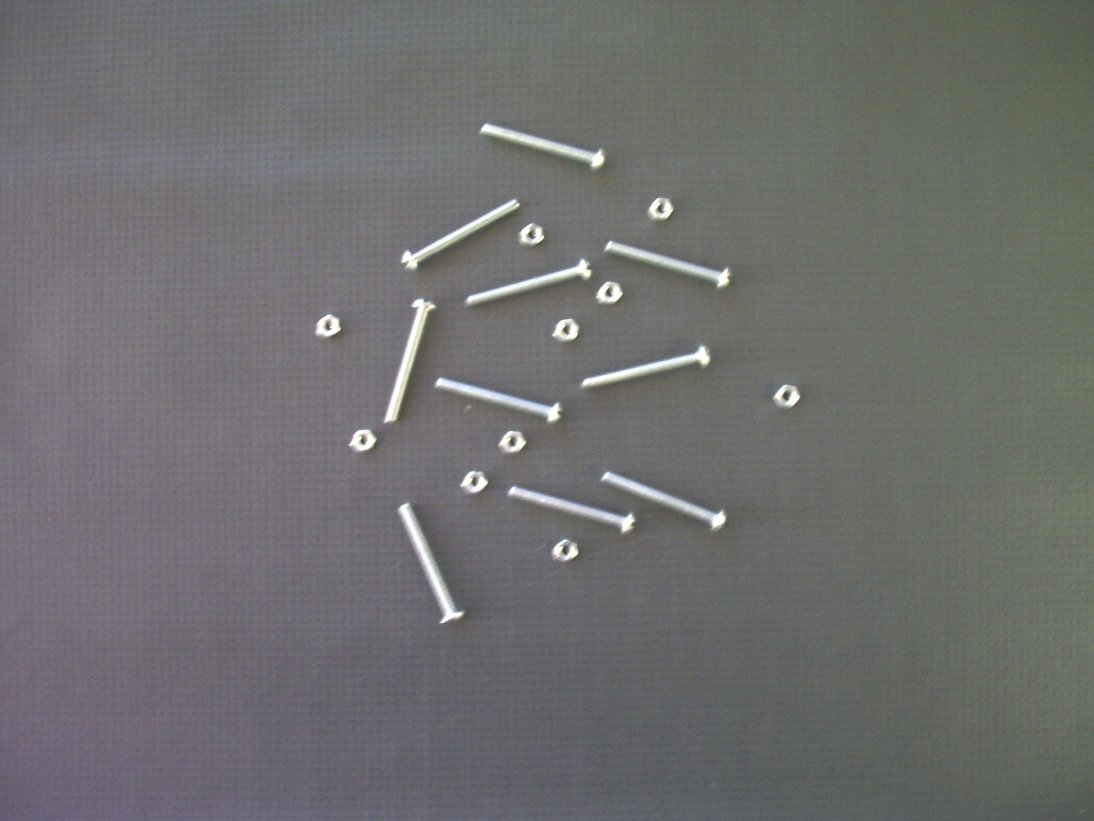
#> input picture projetos/ai-agent-hub/data/images/img01.jpg, 1094 x 821 px, given in place of images, which was not available
$ jupyter execute vision_pipeline_heuristic.ipynb   (text cells are left out)
#> lines starting #> are read from the running program, lines starting #| are printed output that depends on the picture; after the words box and inside, x2 and y2 are one past the last pixel; in counts of white or black regions, pixels touching at a corner belong together; long printed decimals are rounded; pictures that were not available may be replaced by others from this repository, and a replacement may not be noted
[cell 1]
import os, json, math, uuid, time
from datetime import datetime
import numpy as np
import cv2
import matplotlib.pyplot as plt

# Configurações básicas
os.makedirs("data/images", exist_ok=True)
os.makedirs("data/logs", exist_ok=True)
os.makedirs("data/models", exist_ok=True)

def show_image_bgr(img_bgr, title="Imagem (BGR→RGB)"):
    """Exibe imagem BGR (OpenCV) convertendo para RGB no matplotlib."""
    img_rgb = cv2.cvtColor(img_bgr, cv2.COLOR_BGR2RGB)
    plt.figure(figsize=(6,6))
    plt.title(title)
    plt.axis("off")
    plt.imshow(img_rgb)
    plt.show()

def save_log(payload: dict, prefix: str="run"):
    """Salva dicionário de resultados em JSON com timestamp."""
    ts = datetime.utcnow().strftime("%Y%m%dT%H%M%SZ")
    rid = str(uuid.uuid4())[:8]
    path = f"data/logs/{prefix}_{ts}_{rid}.json"
    with open(path, "w", encoding="utf-8") as f:
        json.dump(payload, f, ensure_ascii=False, indent=2)
    return path

[cell 2]
from pathlib import Path
import urllib.request
import cv2

# ✅ Link da imagem real de porcas e parafusos
sample_url = "https://encrypted-tbn0.gstatic.com/images?q=tbn:ANd9GcSjLmAti4Lxli_wLYukUlwGsE3Zwkr4TKe3nQ&s"

# Caminho local para salvar a imagem
image_path = "data/images/sample_bolts_nuts.jpg"

# Cria pasta se necessário
Path("data/images").mkdir(parents=True, exist_ok=True)

try:
    # Faz o download e salva localmente
    urllib.request.urlretrieve(sample_url, image_path)
    img_bgr = cv2.imread(image_path)
#> img_bgr is the input picture: shape (821, 1094, 3); mean B, G, R 110.3, 110.3, 110.3

    if img_bgr is None:
        raise RuntimeError("⚠️ A imagem foi baixada, mas não pôde ser lida pelo OpenCV.")

    # Exibe imagem carregada
    show_image_bgr(img_bgr, title="Imagem carregada: porcas e parafusos (teste real)")
    print(f"📁 Imagem salva em: {image_path}")
    print(f"📏 Dimensões: {img_bgr.shape}")
#| 📏 Dimensões: (821, 1094, 3)
except Exception as e:
    print("❌ Erro ao carregar a imagem:", e)
    print("💡 Dica: tente fazer upload manual definindo USE_UPLOAD=True.")

[cell 3]
def vision_agent_count(img_bgr):
    img_gray = cv2.cvtColor(img_bgr, cv2.COLOR_BGR2GRAY)
    # equalização leve para destacar contrastes
    img_eq = cv2.equalizeHist(img_gray)
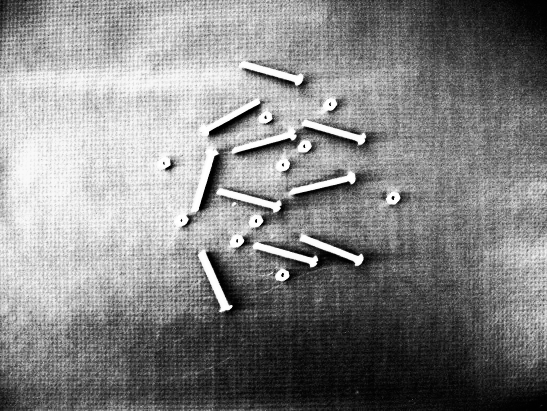
#> img_eq: shape (821, 1094) (shown at 1/2 size); min 0, max 255, mean 132
    # Suaviza reflexos e ruídos finos
    img_blur = cv2.GaussianBlur(img_gray, (5, 5), 0)

    # Equaliza contraste global (melhora bordas metálicas)
    img_eq = cv2.equalizeHist(img_blur)

    # binarização (Otsu)
    _, th = cv2.threshold(img_eq, 0, 255, cv2.THRESH_BINARY + cv2.THRESH_OTSU)
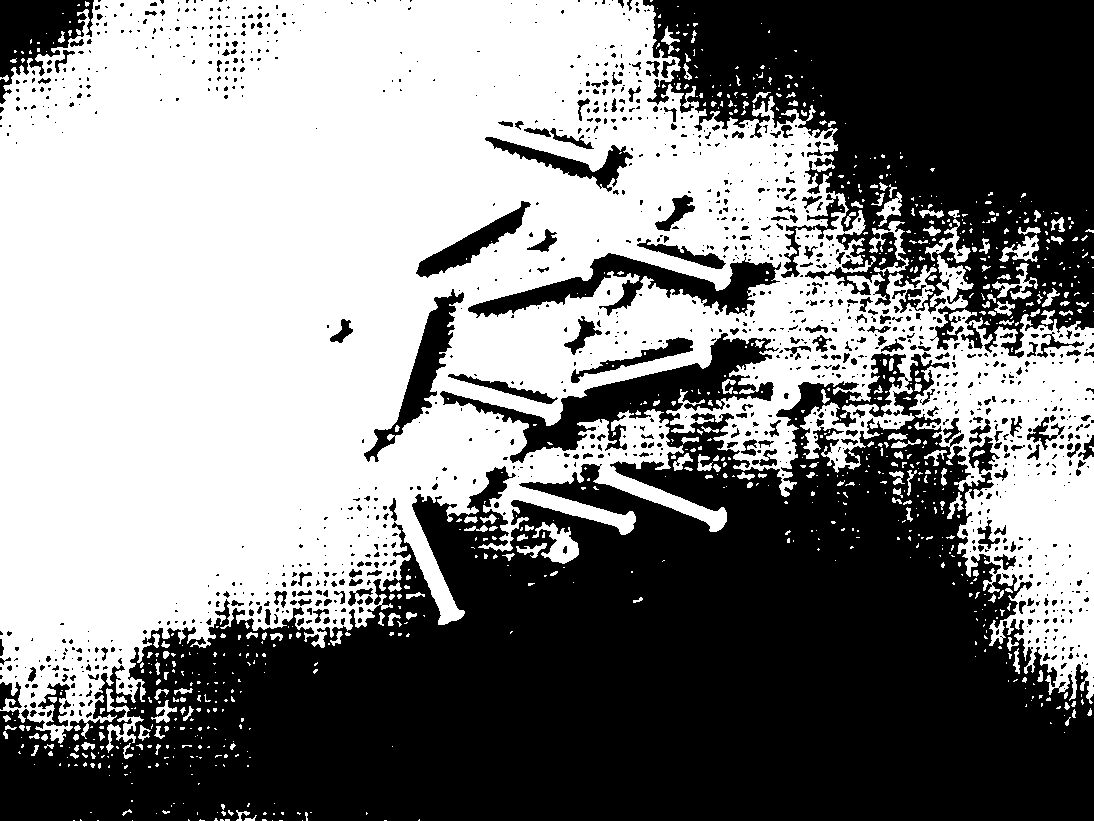
#> th: shape (821, 1094); 52.1% white; 1259 black regions (986 under 20 px), largest, box (x1, y1, x2, y2) and area: (0, 333, 1094, 821) 291894, (643, 0, 1094, 358) 93076, (468, 253, 781, 318) 6812

    # Normaliza "fundo claro" vs "fundo escuro": garante objetos como 255 (branco)
    # Decide automaticamente invertendo se necessário (mais branco que preto?)
    if np.mean(th) > 127:
        th = cv2.bitwise_not(th)

    # Remoção de ruído (morfologia)
    kernel = np.ones((3,3), np.uint8)
    th_clean = cv2.morphologyEx(th, cv2.MORPH_OPEN, kernel, iterations=1)
#> th_clean: shape (821, 1094); 46.5% white; 737 white regions (394 under 20 px), largest, box (x1, y1, x2, y2) and area: (0, 354, 1094, 821) 273780, (643, 0, 1094, 350) 88096, (441, 333, 772, 462) 9486
    th_clean = cv2.morphologyEx(th_clean, cv2.MORPH_CLOSE, kernel, iterations=1)
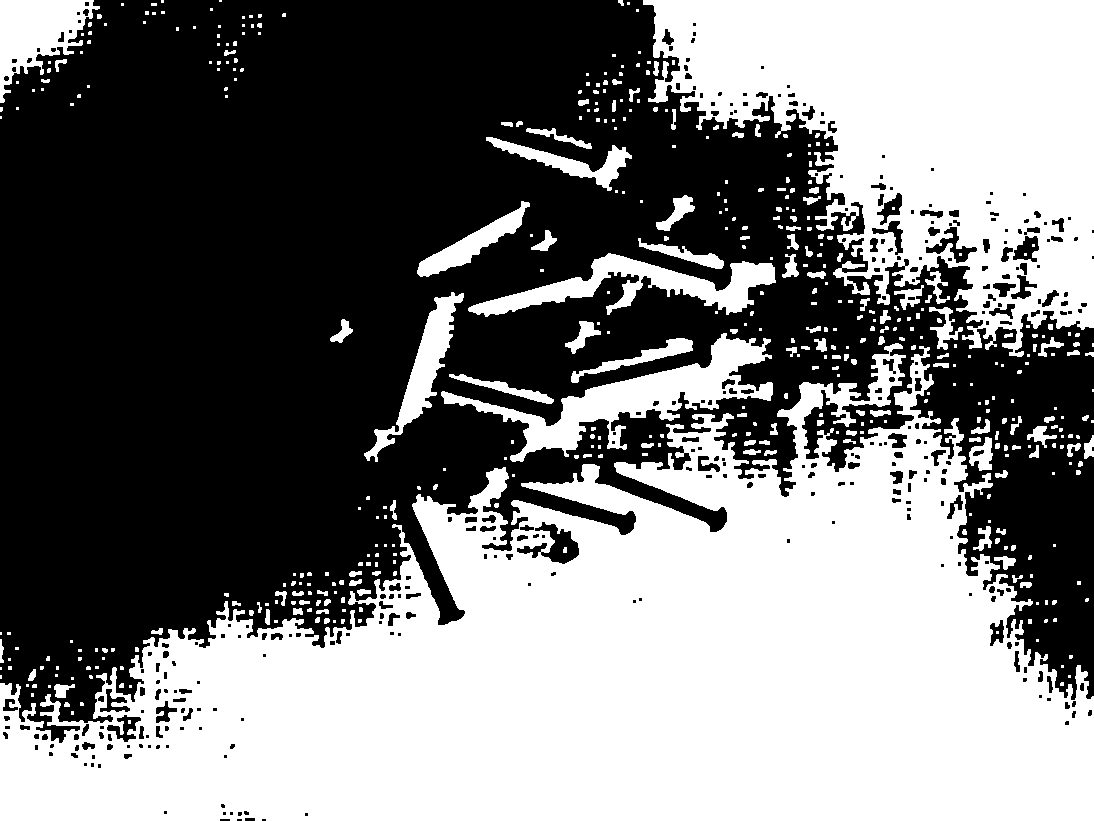
#> th_clean: shape (821, 1094); 47.4% white; 467 white regions (295 under 20 px)

    # Contornos
    contours, _ = cv2.findContours(th_clean, cv2.RETR_EXTERNAL, cv2.CHAIN_APPROX_SIMPLE)
#> contours = 460 contours, 356 with area under 20; largest, box (x1, y1, x2, y2) and area: (0, 343, 1094, 821) 287970, (643, 0, 1094, 357) 96858, (441, 333, 773, 462) 10406, (468, 253, 776, 317) 6266, (0, 0, 100, 103) 5160

    cnt_porcas = 0
    cnt_parafusos = 0
    areas = []
    annotated = img_bgr.copy()

    for c in contours:
        area = cv2.contourArea(c)
        if area < 80:  # filtra ruído muito pequeno
            continue
        areas.append(area)
        x,y,w,h = cv2.boundingRect(c)

        # Métricas geométricas simples
        aspect = w / (h + 1e-6)
        peri = cv2.arcLength(c, True)
        approx = cv2.approxPolyDP(c, 0.02 * peri, True)
        hull = cv2.convexHull(c)
        hull_area = cv2.contourArea(hull) + 1e-6
        solidity = area / hull_area

        # Circularidade: 4πA / P^2 (próximo de 1 = círculo)
        circularity = (4 * math.pi * area) / (peri*peri + 1e-6)

        # Heurística:
        # - "porca" ~ formato mais circular/convexo (ou anel).
        # - "parafuso" ~ formato mais alongado (aspect ratio distante de 1) e menos circular.
        is_circularish = circularity > 0.6 and 0.6 < solidity <= 1.0
        is_elongated   = (aspect > 1.6 or aspect < 0.62) and circularity < 0.55

        label = None
        if is_circularish and not is_elongated:
            label = "porca"
            cnt_porcas += 1
            color = (0, 200, 0)
        elif is_elongated:
            label = "parafuso"
            cnt_parafusos += 1
            color = (200, 0, 0)
        else:
            # se não classificar claramente, escolha a categoria "mais próxima"
            label = "porca" if circularity >= 0.55 else "parafuso"
            if label == "porca":
                cnt_porcas += 1
                color = (0, 200, 0)
            else:
                cnt_parafusos += 1
                color = (200, 0, 0)

        cv2.rectangle(annotated, (x,y), (x+w, y+h), color, 2)
        cv2.putText(annotated, label, (x, max(10, y-5)),
                    cv2.FONT_HERSHEY_SIMPLEX, 0.5, color, 1, cv2.LINE_AA)
#> this loop made 460 passes
#> (area, x, y, w, h, aspect, peri, hull_area) on passes 7, 101, 115, 159, 162, 177, 186, 212: (146.5, 54, 684, 21, 14, 1.5, 65.56, 207.5), (125.5, 994, 556, 22, 14, 1.57, 63.56, 187), (173, 973, 526, 19, 25, 0.76, 104.3, 336.5), (468, 969, 437, 24, 34, 0.706, 119.9, 601.5), (127, 1084, 435, 10, 24, 0.417, 64.97, 168), (215, 1027, 426, 30, 22, 1.36, 109.1, 404), (102, 971, 419, 19, 15, 1.27, 63.8, 167), (634.5, 449, 374, 105, 30, 3.5, 240.3, 883)
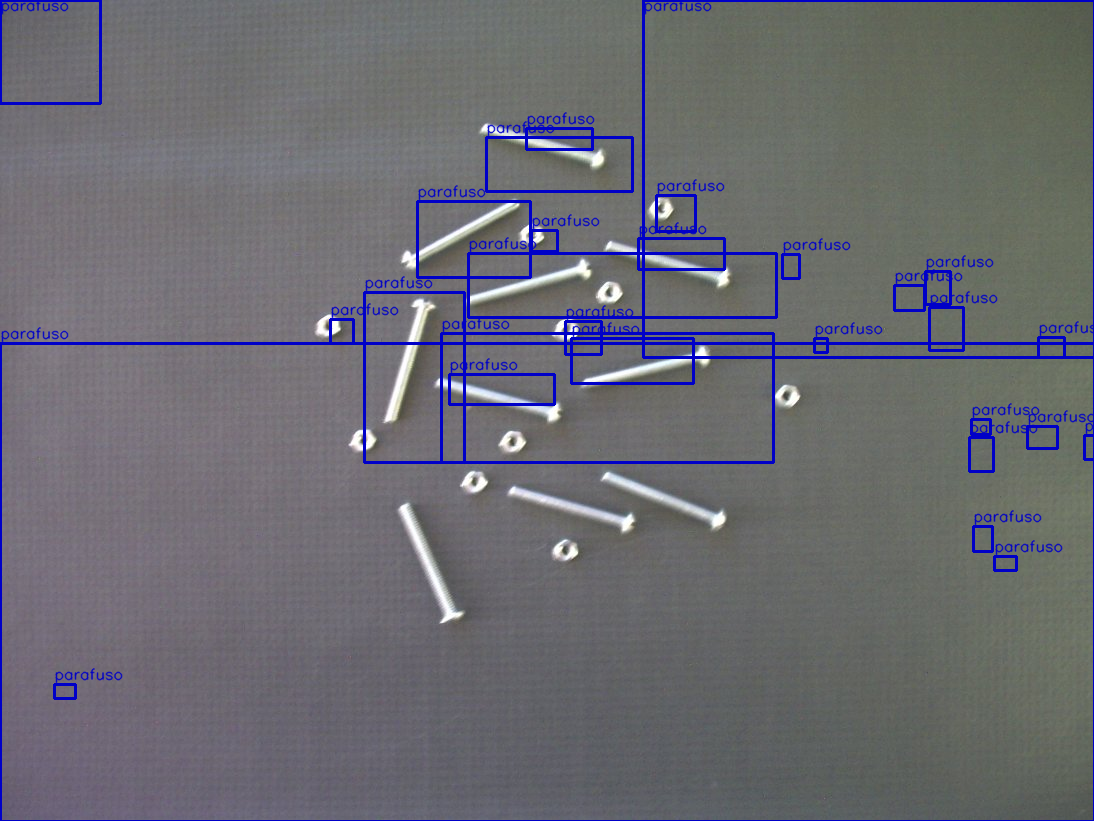
#> annotated: shape (821, 1094, 3); 4.26% of pixels changed, all inside (x1, y1, x2, y2) = (0, 0, 1094, 821)
#> after the loop, areas = 29 values, max 287970 at index 8, min 90.5 at index 9, mean 14504.9; cnt_parafusos = 29; cnt_porcas = 0

    total = cnt_porcas + cnt_parafusos
#> total = 29
    quality = "boa" if total > 0 else "indefinida"
#> quality = 'boa'

    result = {
        "objetos": {"porca": int(cnt_porcas), "parafuso": int(cnt_parafusos)},
        "total": int(total),
        "qualidade": quality,
        "metrica": {
            "n_contornos": int(len(contours)),
            "area_media": float(np.mean(areas)) if areas else 0.0,
        }
    }

    return result, th_clean, annotated

vision_result, th_img, annotated = vision_agent_count(img_bgr)
#> vision_result = 4 items

# Visualização rápida
plt.figure(figsize=(12,5))
plt.subplot(1,2,1); plt.title("Máscara binária"); plt.axis("off"); plt.imshow(th_img, cmap="gray")
plt.subplot(1,2,2); plt.title("Anotação (heurística)"); plt.axis("off")
plt.imshow(cv2.cvtColor(annotated, cv2.COLOR_BGR2RGB))
plt.show()
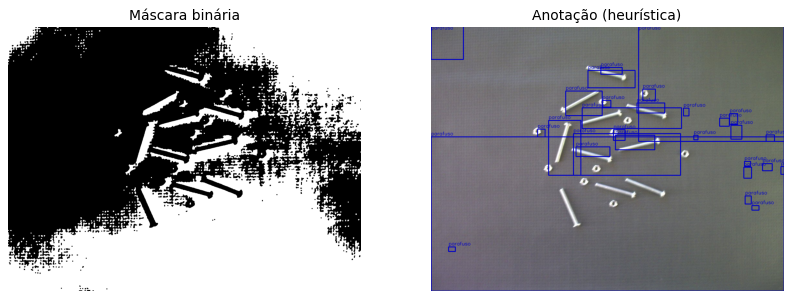
#> figure drawn by matplotlib, 2 panels

print("Resultado (visão):", json.dumps(vision_result, ensure_ascii=False, indent=2))
#| Resultado (visão): {
#|   "objetos": {
#|     "porca": 0,
#|     "parafuso": 29
#|   },
#|   "total": 29,
#> (further printed lines are left out)

[cell 4]
def nlp_agent_describe(vision_dict: dict, idioma: str = "pt"):
#> called with idioma = 'pt'
    objs = vision_dict.get("objetos", {})
#> objs = {'porca': 0, 'parafuso': 29}
    n_porcas = int(objs.get("porca", 0))
#> n_porcas = 0
    n_parafusos = int(objs.get("parafuso", 0))
#> n_parafusos = 29
    total = int(vision_dict.get("total", n_porcas + n_parafusos))
#> total = 29
    qualidade = vision_dict.get("qualidade", "indefinida")
#> qualidade = 'boa'

    if idioma == "pt":
        base = f"A imagem contém {n_parafusos} parafuso(s) e {n_porcas} porca(s), totalizando {total} item(ns)."
        if qualidade == "boa" and total > 0:
            concl = "O lote aparenta estar consistente visualmente."
        elif total == 0:
            concl = "Não foram detectados itens com confiança suficiente."
        else:
            concl = "A avaliação automática indica necessidade de revisão."
        return f"{base} {concl}"
    else:
        base = f"The image contains {n_parafusos} screw(s) and {n_porcas} nut(s), totaling {total} item(s)."
        if qualidade == "boa" and total > 0:
            concl = "The batch appears visually consistent."
        elif total == 0:
            concl = "No items were detected with sufficient confidence."
        else:
            concl = "Automated assessment suggests a review is needed."
        return f"{base} {concl}"

report_text = nlp_agent_describe(vision_result, idioma="pt")
print("Descrição (NLP):", report_text)
#| Descrição (NLP): A imagem contém 29 parafuso(s) e 0 porca(s), totalizando 29 item(ns). O lote aparenta estar consistente visualmente.

[cell 5]
def decision_agent(vision_dict: dict, report_text: str):
    total = int(vision_dict.get("total", 0))
#> total = 29
    qualidade = vision_dict.get("qualidade", "indefinida")
#> qualidade = 'boa'

    if total == 0:
        decision = "Rejeitar"
        reason = "Nenhum item detectado."
    elif qualidade == "boa":
        decision = "Aprovar"
        reason = "Detecção consistente e contagens válidas."
    else:
        decision = "Revisar"
        reason = "Resultado ambíguo segundo as métricas."

    return {
        "decision": decision,
        "reason": reason,
        "summary": report_text
    }

final_decision = decision_agent(vision_result, report_text)
#> final_decision = 3 items

full_report = {
    "input_image": image_path,
    "vision_result": vision_result,
    "nlp_report": report_text,
    "decision": final_decision,
    "timestamp_utc": datetime.utcnow().isoformat() + "Z",
    "runtime_s": round(time.process_time(), 4),
    "version": "mvp-0.1"
}

log_path = save_log(full_report, prefix="ai_agent_hub")
print(json.dumps(full_report, ensure_ascii=False, indent=2))
#> (printed output is left out)
print(f"\n📁 Log salvo em: {log_path}")
#| 📁 Log salvo em: data/logs/ai_agent_hub_20261120T133200Z_d8fe4a59.json

[cell 6]
def run_pipeline(img_bgr, image_path_hint="(buffer)"):
#> called with image_path_hint = 'data/images/sample_bolts_nuts.jpg'
    vis, th_img, annotated = vision_agent_count(img_bgr)
#> the loop in vision_agent_count (call 2), `for c in contours:` made 460 passes
    plt.figure(figsize=(12,5))
    plt.subplot(1,2,1); plt.title("Máscara binária"); plt.axis("off"); plt.imshow(th_img, cmap="gray")
    plt.subplot(1,2,2); plt.title("Anotação (heurística)"); plt.axis("off")
    plt.imshow(cv2.cvtColor(annotated, cv2.COLOR_BGR2RGB))
    plt.show()

    text = nlp_agent_describe(vis, idioma="pt")
    dec  = decision_agent(vis, text)
    report = {
        "input_image": image_path_hint,
        "vision_result": vis,
        "nlp_report": text,
        "decision": dec,
        "timestamp_utc": datetime.utcnow().isoformat() + "Z",
        "version": "mvp-0.1"
    }
    path = save_log(report, prefix="ai_agent_hub")
    print(json.dumps(report, ensure_ascii=False, indent=2))
#> (printed output is left out)
    print(f"\n📁 Log salvo em: {path}")
#| 📁 Log salvo em: data/logs/ai_agent_hub_20261120T133200Z_79a8159c.json

# Executa com a imagem atual
run_pipeline(img_bgr, image_path_hint=image_path)
